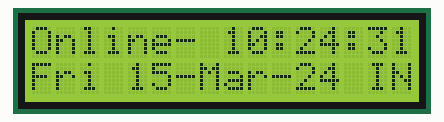
The sketch below on a simulated ESP32. Parts: 16×2 character LCD. WiFi joins after 1.5 s; servers stay silent unless stated; the local clock reads 2024-03-15 10:24:30 at power-on unless the sketch sets it; what the sketch prints to the serial monitor is not drawn.

Above: at 1.7 s.
At 6.1 s:
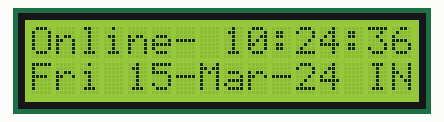
At 10.2 s:
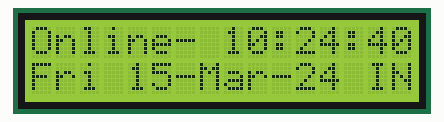
At 20.1 s:
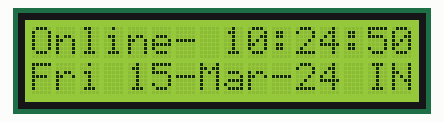
At 29.1 s:
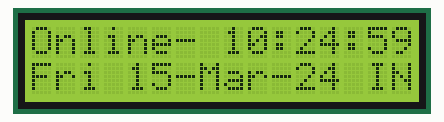
At 38.2 s:
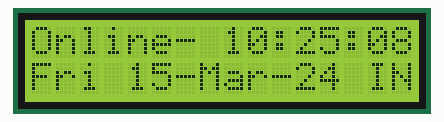

The sketch:

esp32_ntp_ist_clock.ino
```cpp
#include <WiFi.h>
#include <Wire.h>
#include <LiquidCrystal_I2C.h>

LiquidCrystal_I2C LCD = LiquidCrystal_I2C(0x27, 16, 2); //Configure LCD address first

#define NTP_SERVER     "pool.ntp.org"
#define UTC_OFFSET     19800 //Adjust A
#define UTC_OFFSET_DST 0

void spinner() {
  static int8_t counter = 0;
  const char* glyphs = "\xa1\xa5\xdb";
  LCD.setCursor(15, 1);
  LCD.print(glyphs[counter++]);
  if (counter == strlen(glyphs)) {
    counter = 0;
  }
}

void printLocalTime() {
  struct tm timeinfo;
  if (!getLocalTime(&timeinfo)) {
    LCD.setCursor(0, 1);
    LCD.print("Connection Err ");
    return;
  }

  char timeStr[9];   // HH:MM:SS
  strftime(timeStr, sizeof(timeStr), "%H:%M:%S", &timeinfo);

  char dateStr[17];
  strftime(dateStr, sizeof(dateStr), "%a %d-%b-%y", &timeinfo);

  LCD.setCursor(8, 0);
  LCD.print(timeStr);

  LCD.setCursor(0, 1);
  LCD.print(dateStr);
  LCD.setCursor(13, 1);   // place IN at end
  LCD.print(" IN");
}

void setup() {
  Serial.begin(115200);

  LCD.init();
  LCD.backlight();
  LCD.setCursor(0, 0);
  LCD.print("Connecting to ");
  LCD.setCursor(0, 1);
  LCD.print("WiFi ");

  WiFi.begin("YourWiFiName", "YourWiFiPassword");  //Change this line according to your wifi & password
  while (WiFi.status() != WL_CONNECTED) {
    delay(250);
    spinner();
    }

  Serial.println("");
  Serial.println("WiFi connected");
  Serial.print("IP address: ");
  Serial.println(WiFi.localIP());

  LCD.clear();
  LCD.setCursor(0, 0);
  LCD.print("Online-");
  LCD.setCursor(0, 1);
  LCD.print("Updating time...");

  configTime(UTC_OFFSET, UTC_OFFSET_DST, NTP_SERVER);
}

void loop() {
  printLocalTime();
  delay(250);
}
```

Measured:
- what the display in image 0 shows lasts 0.6 s, from 1.6 s to 2.2 s
- what the display in image 1 shows lasts 1.1 s, from 6.0 s to 7.1 s
